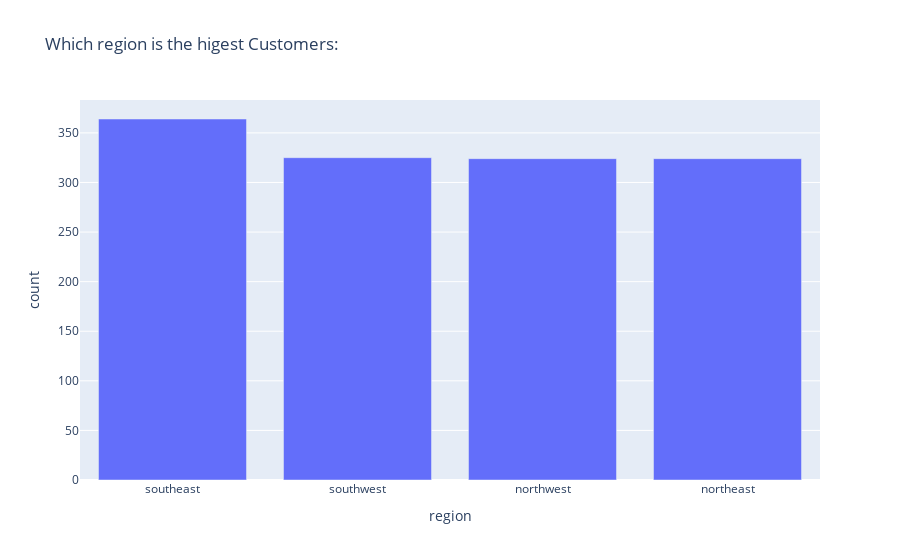

Write notebook code for a chart like this one.
### Code cell
region=df["region"].value_counts().sort_values(ascending=False).reset_index()
fig=px.bar(data_frame=region,x="region",y="count",title="Which region is the higest Customers:")                 
fig.show()

### Figure 1 — Plotly figure (JSON) as saved in the notebook; plotly's stock layout.template omitted (floating-point values rounded to 4 significant figures)
{"data": [{"alignmentgroup": "True", "hovertemplate": "region=%{x}<br>count=%{y}<extra></extra>", "legendgroup": "", "marker": {"color": "#636efa", "pattern": {"shape": ""}}, "name": "", "offsetgroup": "", "orientation": "v", "showlegend": false, "textposition": "auto", "type": "bar", "x": ["southeast", "southwest", "northwest", "northeast"], "xaxis": "x", "y": [364, 325, 324, 324], "yaxis": "y"}], "layout": {"barmode": "relative", "legend": {"tracegroupgap": 0}, "title": {"text": "Which region is the higest Customers:"}, "xaxis": {"anchor": "y", "domain": [0, 1], "title": {"text": "region"}}, "yaxis": {"anchor": "x", "domain": [0, 1], "title": {"text": "count"}}}}
